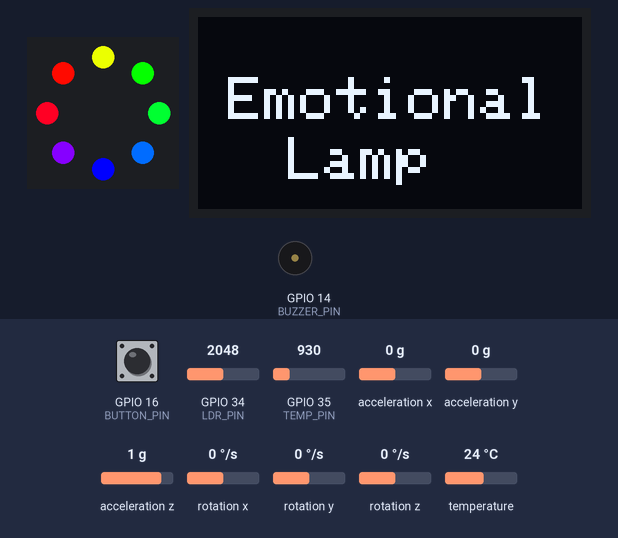
This sketch was run on a simulated ESP32. Parts: 8 RGB LEDs in a ring, first at the top, clockwise, 128×64 one-colour display, buzzer (waves = sounding). The test bench sets the inputs (shaded band); at power-on: acceleration z 1 g, GPIO 35 (TEMP_PIN) = 930, acceleration x 0 g, GPIO 16 (BUTTON_PIN) HIGH, GPIO 34 (LDR_PIN) = 2048, acceleration y 0 g, rotation x 0 °/s, rotation y 0 °/s, rotation z 0 °/s, temperature 24 °C. Dim RGB values are drawn brighter than linear; EEPROM starts erased; what the sketch prints to the serial monitor is not drawn.

Above: at 1.2 s.
1.3 s: acceleration z set to 0 g
At 18.0 s:
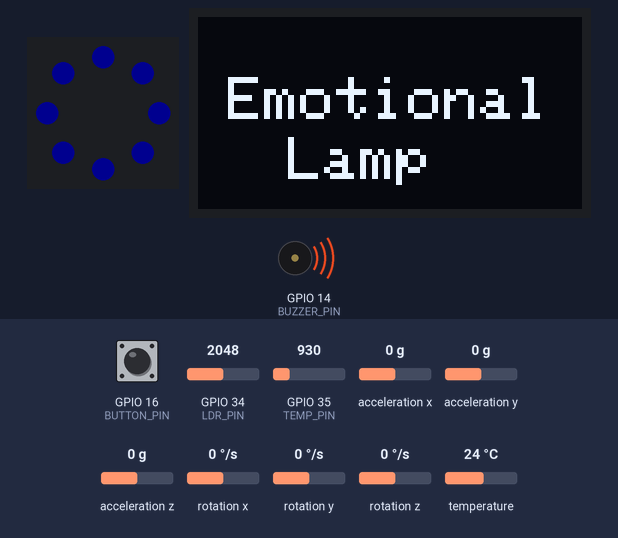
26.1 s: GPIO 35 (TEMP_PIN) set to 963
At 28.1 s:
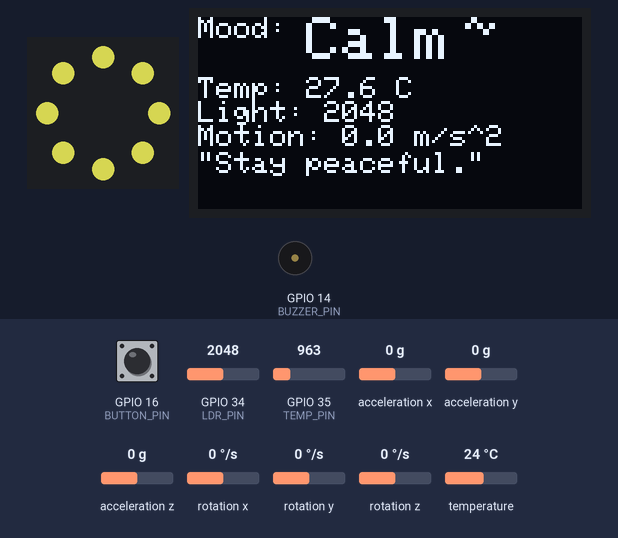
50.9 s: acceleration x set to -1.4 g
At 56.87 s:
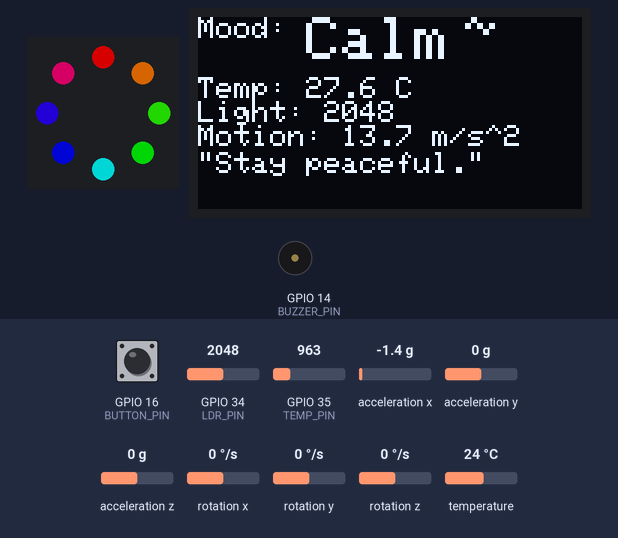
Timing chart, 0 to 81.7 s (numbered marks = the images above; inputs shaded):
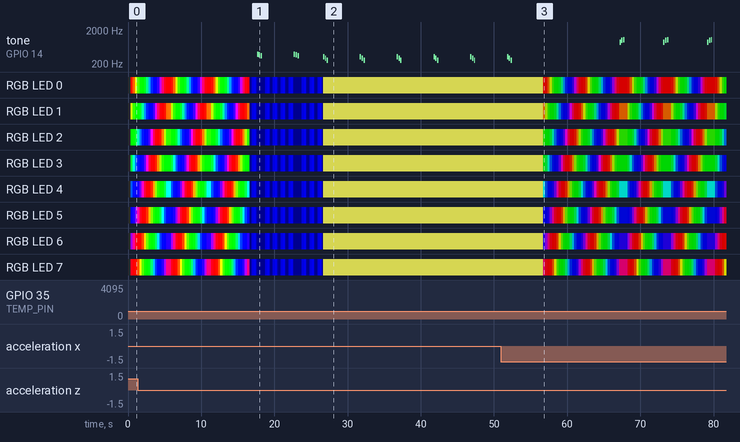

Measured:
- the behaviour switches between 930 and 931 on GPIO 35 (TEMP_PIN) (found by bisection; images 1 and 2)
- by itself, tone on GPIO 14 (BUZZER_PIN): plays 329 Hz for 0.20 s, 294 Hz for 0.20 s, 262 Hz for 0.20 s, 880 Hz for 0.20 s, 988 Hz for 0.20 s, 1047 Hz for 0.20 s … (12 notes in this stretch)

The sketch:

sketch.ino
```cpp
#include <Adafruit_NeoPixel.h>
#include <Wire.h>
#include <Adafruit_GFX.h>
#include <Adafruit_SSD1306.h>
#include <Adafruit_MPU6050.h>
#include <Adafruit_Sensor.h>
#include <EEPROM.h>

// Pin definitions optimized for Wokwi
#define LDR_PIN      34
#define TEMP_PIN     35
#define BUTTON_PIN   16
#define BUZZER_PIN   14
#define NEOPIXEL_PIN 4
#define NUM_LEDS     8
#define EEPROM_SIZE  64 // Increased EEPROM size slightly for future expansion if needed

// Enhanced mood system with more detailed states
struct Mood {
  String name;
  String quote;
  uint32_t color; // RGB color
  const int* melody;
  int melodyLength;
  bool requiresMotion;
  float minTemp;
  float maxTemp;
  int lightThreshold; // LDR value threshold
};

// Melody arrays (frequencies in Hz)
const int happyMelody[] = {880, 988, 1047, 0};
const int sadMelody[] = {392, 370, 349, 0};
const int angryMelody[] = {1000, 1000, 800, 0};
const int curiousMelody[] = {784, 880, 988, 0};
const int excitedMelody[] = {1318, 1397, 1480, 0};
const int sleepyMelody[] = {262, 220, 196, 0};
const int calmMelody[] = {329, 294, 262, 0};
const int anxiousMelody[] = {880, 880, 440, 0};
const int gratefulMelody[] = {659, 784, 880, 0};
const int focusedMelody[] = {987, 1047, 1175, 0};
const int relaxedMelody[] = {329, 294, 262, 0};
const int energeticMelody[] = {1760, 1760, 1760, 0};

// Initialize moods with more parameters for smarter detection
Mood moods[] = {
  {"Happy", "Keep Smiling!", Adafruit_NeoPixel::Color(255, 50, 0), happyMelody, 3, true, 20.0, 35.0, 2000},
  {"Sad", "It's okay.", Adafruit_NeoPixel::Color(0, 0, 255), sadMelody, 3, false, 10.0, 25.0, 1000},
  {"Angry", "Take a deep breath.", Adafruit_NeoPixel::Color(255, 0, 0), angryMelody, 3, true, 15.0, 40.0, 1500},
  {"Curious", "Explore the unknown.", Adafruit_NeoPixel::Color(180, 0, 255), curiousMelody, 3, true, 18.0, 30.0, 2500},
  {"Excited", "Feel the energy!", Adafruit_NeoPixel::Color(255, 105, 0), excitedMelody, 3, true, 22.0, 38.0, 3000},
  {"Sleepy", "Time to rest.", Adafruit_NeoPixel::Color(100, 100, 255), sleepyMelody, 3, false, 10.0, 25.0, 500},
  {"Calm", "Stay peaceful.", Adafruit_NeoPixel::Color(255, 255, 100), calmMelody, 3, false, 18.0, 28.0, 1500},
  {"Anxious", "You're doing great.", Adafruit_NeoPixel::Color(255, 255, 0), anxiousMelody, 3, true, 15.0, 32.0, 3500},
  {"Grateful", "Appreciated.", Adafruit_NeoPixel::Color(255, 20, 147), gratefulMelody, 3, false, 15.0, 30.0, 2000},
  {"Focused", "Stay on track.", Adafruit_NeoPixel::Color(255, 255, 255), focusedMelody, 3, false, 18.0, 28.0, 1800},
  {"Relaxed", "Just breathe.", Adafruit_NeoPixel::Color(135, 206, 235), relaxedMelody, 3, false, 16.0, 26.0, 1200},
  {"Energetic", "Channel your power!", Adafruit_NeoPixel::Color(255, 0, 255), energeticMelody, 3, true, 22.0, 40.0, 2800}
};

Adafruit_NeoPixel ring(NUM_LEDS, NEOPIXEL_PIN, NEO_GRB + NEO_KHZ800);
// OLED display width and height
#define SCREEN_WIDTH 128
#define SCREEN_HEIGHT 64
// Declaration for an SSD1306 display connected to I2C (SDA, SCL pins normally)
// The -1 indicates no reset pin.
Adafruit_SSD1306 display(SCREEN_WIDTH, SCREEN_HEIGHT, &Wire, -1);
Adafruit_MPU6050 mpu;

int currentMoodIndex = 0;
bool buttonState = HIGH;
bool lastButtonState = HIGH;
unsigned long lastDebounceTime = 0;
unsigned long debounceDelay = 50;
bool showIntro = true;

// Timers for periodic events
unsigned long lastSensorUpdate = 0;
const long sensorInterval = 1000; // Update sensors every 1 second

unsigned long lastMoodDetection = 0;
const long moodDetectionInterval = 10000; // Detect mood every 10 seconds

unsigned long lastMelodyPlay = 0;
const long melodyPlayInterval = 5000; // Play melody every 5 seconds

float temperature = 20.0; // Default temperature
int lightVal = 2000;      // Default light value
float accelX = 0, accelY = 0, accelZ = 0; // Accelerometer readings

// Function prototypes
void readSensors();
void handleButtonPress();
int detectMoodFromSensors();
void reactToMood(unsigned long currentMillis); // Modified: Added currentMillis parameter
void updateDisplay();
void showIntroAnimation();
void showColor(uint32_t color);
void flashColor(uint32_t color, int flashes);
void animateFade(uint32_t color);
void animateWave(uint32_t color);
void animateStrobe(uint32_t color);
void animatePulse(uint32_t color);
void animateRainbow();
void playMelody(const int tones[], int length);
void playClickSound();


void setup() {
  Serial.begin(115200);
  pinMode(BUTTON_PIN, INPUT_PULLUP); // Use internal pull-up resistor
  pinMode(BUZZER_PIN, OUTPUT);
  ring.begin(); // Initialize NeoPixel ring
  ring.show();  // Turn all LEDs off

  EEPROM.begin(EEPROM_SIZE);
  // Read saved mood index from EEPROM
  currentMoodIndex = EEPROM.read(0);
  // Validate the read index to prevent out-of-bounds access
  if (currentMoodIndex >= sizeof(moods) / sizeof(moods[0]) || currentMoodIndex < 0) {
    currentMoodIndex = 0; // Default to Happy if invalid
    EEPROM.write(0, currentMoodIndex); // Save default
    EEPROM.commit(); // Commit changes to EEPROM
  }

  // Initialize OLED display
  if (!display.begin(SSD1306_SWITCHCAPVCC, 0x3C)) { // Address 0x3C for 128x64
    Serial.println(F("SSD1306 allocation failed"));
    for (;;); // Don't proceed, loop forever
  }
  display.clearDisplay();
  display.display(); // Clear and show empty display

  // Initialize MPU6050
  if (!mpu.begin()) {
    Serial.println(F("Failed to find MPU6050 chip"));
    for (;;); // Don't proceed, loop forever
  }
  Serial.println(F("MPU6050 Found!"));
  mpu.setAccelerometerRange(MPU6050_RANGE_8_G); // Set accelerometer range
  mpu.setGyroRange(MPU6050_RANGE_500_DEG);     // Set gyro range
  mpu.setFilterBandwidth(MPU6050_BAND_21_HZ);  // Set digital low pass filter bandwidth

  // Set default text properties for OLED
  display.setTextSize(1);
  display.setTextColor(SSD1306_WHITE);
}

void loop() {
  // Show intro animation only once at startup
  if (showIntro) {
    showIntroAnimation();
    showIntro = false;
  }

  unsigned long currentMillis = millis(); // Get current time

  // Read sensors at a controlled interval
  if (currentMillis - lastSensorUpdate >= sensorInterval) {
    readSensors();
    lastSensorUpdate = currentMillis; // Update last sensor update time
  }

  // Handle button press with debounce
  handleButtonPress();

  // Auto-detect mood based on sensor data at a controlled interval
  if (currentMillis - lastMoodDetection >= moodDetectionInterval) {
    int detectedMood = detectMoodFromSensors();
    if (detectedMood != currentMoodIndex) { // Only update if mood changed
      currentMoodIndex = detectedMood;
      EEPROM.write(0, currentMoodIndex); // Save new mood to EEPROM
      EEPROM.commit(); // Commit changes
      Serial.print("Mood changed to: ");
      Serial.println(moods[currentMoodIndex].name);
    }
    lastMoodDetection = currentMillis; // Update last mood detection time
  }

  // React to current mood (visuals and audio)
  reactToMood(currentMillis); // Modified: Pass currentMillis to reactToMood()

  // Update display
  updateDisplay();

  // A small delay to prevent the loop from running too fast,
  // but not blocking critical operations.
  delay(10);
}

void readSensors() {
  // Read light sensor (analog value 0-4095 for ESP32 ADC)
  lightVal = analogRead(LDR_PIN);

  // Read temperature (simulated in Wokwi, assuming LM35-like behavior)
  int tempVal = analogRead(TEMP_PIN);
  // Convert analog reading to voltage (assuming 3.3V AREF)
  float voltage = tempVal * 3.3 / 4095.0;
  // Convert voltage to temperature (for LM35: 10mV per degree C, plus 0.5V offset)
  temperature = (voltage - 0.5) * 100.0;
  Serial.print("Temperature: "); Serial.print(temperature); Serial.println(" C");
  Serial.print("Light: "); Serial.println(lightVal);

  // Read accelerometer data
  sensors_event_t a, g, temp_mpu; // temp_mpu is for internal MPU temperature, not used for ambient
  mpu.getEvent(&a, &g, &temp_mpu);
  accelX = a.acceleration.x;
  accelY = a.acceleration.y;
  accelZ = a.acceleration.z;
  Serial.print("Accel: X="); Serial.print(accelX);
  Serial.print(" Y="); Serial.print(accelY);
  Serial.print(" Z="); Serial.println(accelZ);
}

void handleButtonPress() {
  // Read the current state of the button
  buttonState = digitalRead(BUTTON_PIN);

  // If the button state has changed, reset the debounce timer
  if (buttonState != lastButtonState) {
    lastDebounceTime = millis();
  }

  // If the debounce time has passed and the button is pressed (LOW)
  // and it was previously released (HIGH), then it's a valid press.
  if ((millis() - lastDebounceTime) > debounceDelay) {
    if (buttonState == LOW && lastButtonState == HIGH) {
      // Cycle to the next mood
      currentMoodIndex = (currentMoodIndex + 1) % (sizeof(moods) / sizeof(moods[0]));
      EEPROM.write(0, currentMoodIndex); // Save new mood to EEPROM
      EEPROM.commit(); // Commit changes
      playClickSound(); // Play a short sound for feedback
      Serial.print("Button pressed. New mood: ");
      Serial.println(moods[currentMoodIndex].name);
    }
  }
  // Save the current button state for the next loop iteration
  lastButtonState = buttonState;
}

int detectMoodFromSensors() {
  // Enhanced mood detection algorithm
  // Calculate total motion magnitude
  float motion = sqrt(accelX * accelX + accelY * accelY + accelZ * accelZ);
  Serial.print("Calculated Motion: "); Serial.println(motion);

  int bestMatchIndex = currentMoodIndex; // Start with current mood as default best match
  int bestMatchScore = 0; // Score for matching criteria

  for (int i = 0; i < sizeof(moods) / sizeof(moods[0]); i++) {
    int currentScore = 0;

    // Check temperature match
    if (temperature >= moods[i].minTemp && temperature <= moods[i].maxTemp) {
      currentScore += 1;
    }

    // Check motion match
    // If mood requires motion, check if motion is above a threshold (e.g., 1.5 m/s^2, adjust as needed)
    // If mood does NOT require motion, it matches regardless of motion.
    if ((moods[i].requiresMotion && motion > 1.5) || (!moods[i].requiresMotion)) {
      currentScore += 1;
    }

    // Check light match
    // If mood has a light threshold, check if light is above it.
    // If lightThreshold is 0, it means light is not a factor for this mood.
    if (lightVal >= moods[i].lightThreshold || moods[i].lightThreshold == 0) {
      currentScore += 1;
    }

    // If this mood has a higher score, it's a better match
    // Or if scores are equal, prefer the current mood to avoid rapid switching
    if (currentScore > bestMatchScore) {
      bestMatchScore = currentScore;
      bestMatchIndex = i;
    }
  }

  // If no mood matches perfectly (score < 3), or if the current mood is still the best,
  // stick with the current mood. This prevents constant mood changes with minor sensor fluctuations.
  // This logic can be further refined for more nuanced transitions.
  return bestMatchIndex;
}

// Modified: Added currentMillis parameter to reactToMood()
void reactToMood(unsigned long currentMillis) {
  Mood currentMood = moods[currentMoodIndex];

  // Set brightness based on ambient light
  // Map LDR value (0-4095) to NeoPixel brightness (0-255)
  // Ensure a minimum brightness (e.g., 10) so it's not completely off in dark
  int brightness = map(lightVal, 0, 4095, 10, 255);
  ring.setBrightness(brightness);

  // Visual feedback based on current mood
  // Only update visual effect if it's different from the last one or if a full cycle is needed
  static int lastVisualMoodIndex = -1;
  static unsigned long lastVisualUpdate = 0;
  const long visualUpdateInterval = 100; // Update visual effect every 100ms for smoother animation

  if (currentMoodIndex != lastVisualMoodIndex || (currentMillis - lastVisualUpdate > visualUpdateInterval)) {
    switch (currentMoodIndex) {
      case 0: animateRainbow(); break;       // Happy
      case 1: animatePulse(currentMood.color); break; // Sad
      case 2: flashColor(currentMood.color, 1); break; // Angry (reduced flashes for smoother loop)
      case 3: animateWave(currentMood.color); break;  // Curious
      case 4: animateStrobe(currentMood.color); break; // Excited
      case 5: animateFade(currentMood.color); break;  // Sleepy
      case 6: showColor(currentMood.color); break;    // Calm (static color)
      case 7: flashColor(currentMood.color, 1); break; // Anxious (reduced flashes)
      case 8: animateWave(currentMood.color); break;  // Grateful
      case 9: animateFade(currentMood.color); break;  // Focused
      case 10: animatePulse(currentMood.color); break; // Relaxed
      case 11: animateStrobe(currentMood.color); break; // Energetic
      default: showColor(currentMood.color); break; // Fallback
    }
    lastVisualMoodIndex = currentMoodIndex;
    lastVisualUpdate = currentMillis;
  }


  // Audio feedback (play melody at controlled interval)
  if (currentMillis - lastMelodyPlay >= melodyPlayInterval) {
    playMelody(currentMood.melody, currentMood.melodyLength);
    lastMelodyPlay = currentMillis; // Update last melody play time
  }
}

void updateDisplay() {
  Mood currentMood = moods[currentMoodIndex];

  display.clearDisplay(); // Clear the display buffer

  // Mood name with icon
  display.setCursor(0, 0);
  display.setTextSize(1); // Small text for "Mood:"
  display.print("Mood: ");
  display.setTextSize(2); // Larger text for mood name
  display.print(currentMood.name);

  // Mood icon (adjust position based on text size)
  display.setCursor(display.getCursorX() + 5, 0); // Move cursor right after mood name
  display.setTextSize(2);
  switch (currentMoodIndex) {
    case 0: display.print(":)"); break;  // Happy
    case 1: display.print(":("); break;  // Sad
    case 2: display.print(">:("); break; // Angry (more expressive)
    case 3: display.print("?"); break;   // Curious
    case 4: display.print("!"); break;   // Excited (single exclamation for space)
    case 5: display.print("Zz"); break;  // Sleepy
    case 6: display.print("~"); break;   // Calm
    case 7: display.print("??"); break;  // Anxious
    case 8: display.print("<3"); break;  // Grateful
    case 9: display.print("^^"); break;  // Focused
    case 10: display.print("~~"); break; // Relaxed
    case 11: display.print(">>"); break; // Energetic (more dynamic)
    default: display.print(":-)"); break; // Default icon
  }

  // Sensor data
  display.setTextSize(1); // Back to small text for sensor data
  display.setCursor(0, 20);
  display.print("Temp: "); display.print(temperature, 1); display.println(" C");
  display.print("Light: "); display.println(lightVal);
  display.print("Motion: ");
  // Calculate motion magnitude on the fly for display
  display.print(sqrt(accelX * accelX + accelY * accelY + accelZ * accelZ), 1);
  display.println(" m/s^2"); // Corrected unit

  // Mood quote (scroll if too long, or truncate gracefully)
  display.setCursor(0, 45);
  display.print("\"");
  // Calculate max characters that fit on one line (approx 21 chars for size 1 text)
  // Fixed: Replaced display.getTextSize() with the known text size 1.
  int maxChars = (SCREEN_WIDTH / (1 * 6)) - 2; // 6 pixels per char + 2 for quotes
  display.print(currentMood.quote.substring(0, min((int)currentMood.quote.length(), maxChars)));
  display.print("\"");

  display.display(); // Push buffer to OLED
}

void showIntroAnimation() {
  display.clearDisplay();
  display.setTextSize(2);
  display.setCursor(10, 20);
  display.print("Emotional");
  display.setCursor(30, 40);
  display.print("Lamp");
  display.display();

  // Rainbow animation during intro
  for (int i = 0; i < 3; i++) {
    animateRainbow(); // Play rainbow animation multiple times
    delay(300);       // Short delay between animation cycles
  }

  ring.clear(); // Turn off all NeoPixels
  ring.show();
}

void showColor(uint32_t color) {
  ring.fill(color); // Fill all pixels with the specified color
  ring.show();      // Update NeoPixel ring
}

void flashColor(uint32_t color, int flashes) {
  for (int i = 0; i < flashes; i++) {
    showColor(color); // Turn on color
    delay(150);       // Stay on for 150ms
    showColor(0);     // Turn off (black)
    delay(150);       // Stay off for 150ms
  }
}

void animateFade(uint32_t color) {
  uint8_t r = (color >> 16) & 0xFF; // Extract red component
  uint8_t g = (color >> 8) & 0xFF;  // Extract green component
  uint8_t b = color & 0xFF;         // Extract blue component

  // Fade in
  for (int i = 0; i <= 255; i += 5) { // Iterate from 0 to 255 (brightness)
    ring.fill(ring.Color(r * i / 255, g * i / 255, b * i / 255)); // Scale RGB values
    ring.show();
    delay(20);
  }
  // Fade out
  for (int i = 255; i >= 0; i -= 5) {
    ring.fill(ring.Color(r * i / 255, g * i / 255, b * i / 255));
    ring.show();
    delay(20);
  }
}

void animateWave(uint32_t color) {
  // A simple wave animation where one pixel lights up and moves around
  for (int i = 0; i < NUM_LEDS; i++) {
    ring.clear(); // Clear all pixels
    ring.setPixelColor(i, color); // Set current pixel to color
    ring.show();
    delay(50);
  }
  // Optional: wave back
  for (int i = NUM_LEDS - 1; i >= 0; i--) {
    ring.clear();
    ring.setPixelColor(i, color);
    ring.show();
    delay(50);
  }
}

void animateStrobe(uint32_t color) {
  // Rapid on-off effect
  for (int i = 0; i < 5; i++) { // 5 strobe cycles
    showColor(color);
    delay(50);
    showColor(0);
    delay(50);
  }
}

void animatePulse(uint32_t color) {
  // Brightness pulses up and down
  for (int i = 10; i <= 255; i += 15) { // Pulse up
    ring.setBrightness(i);
    showColor(color);
    delay(30);
  }
  for (int i = 255; i >= 10; i -= 15) { // Pulse down
    ring.setBrightness(i);
    showColor(color);
    delay(30);
  }
}

void animateRainbow() {
  // Corrected ColorHSV usage: hue (0-65535), saturation (0-255), value (0-255)
  // We want a full rainbow cycle, so hue should go through the full 65536 range.
  // Saturation and Value are kept at max (255) for vibrant colors.
  for (int j = 0; j < 65536; j += 256) { // Iterate through hue values (increments of 256 for speed)
    for (int i = 0; i < NUM_LEDS; i++) {
      // Distribute hue across the LEDs
      ring.setPixelColor(i, ring.gamma32(ring.ColorHSV((i * 65536 / NUM_LEDS + j), 255, 255)));
    }
    ring.show();
    delay(20); // Small delay for animation speed
  }
}

void playMelody(const int tones[], int length) {
  for (int i = 0; i < length; i++) {
    if (tones[i] != 0) { // If tone is not 0 (rest)
      tone(BUZZER_PIN, tones[i], 200); // Play tone for 200ms
      delay(250); // Wait slightly longer than tone duration for a gap
    } else {
      noTone(BUZZER_PIN); // Ensure no tone is playing for rests
      delay(250); // Rest duration
    }
  }
  noTone(BUZZER_PIN); // Stop tone after melody finishes
}

void playClickSound() {
  tone(BUZZER_PIN, 1000, 50); // Play a short 1kHz tone for 50ms
  delay(100);                 // Wait a bit after the tone
  noTone(BUZZER_PIN);         // Stop the tone
}
```
